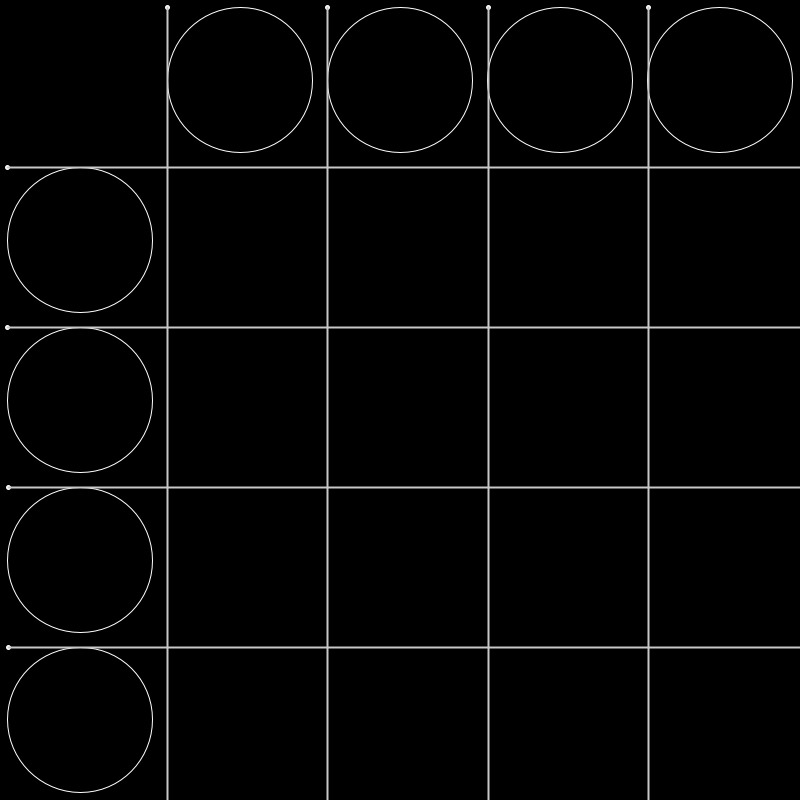
Frame 1 (no input)
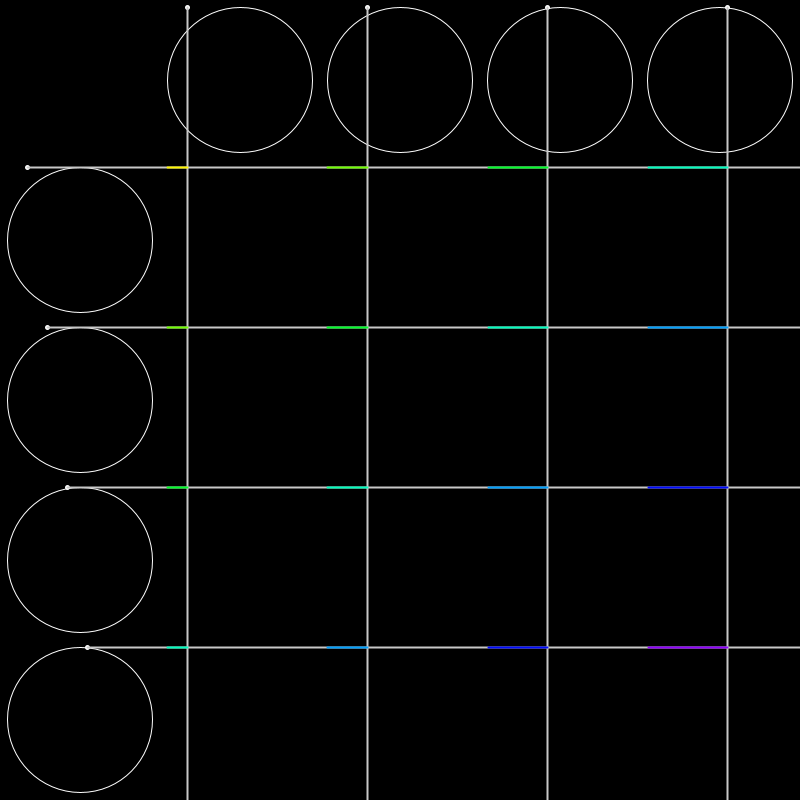
Frame 60 (the mouse pressed at the canvas centre just before this capture)
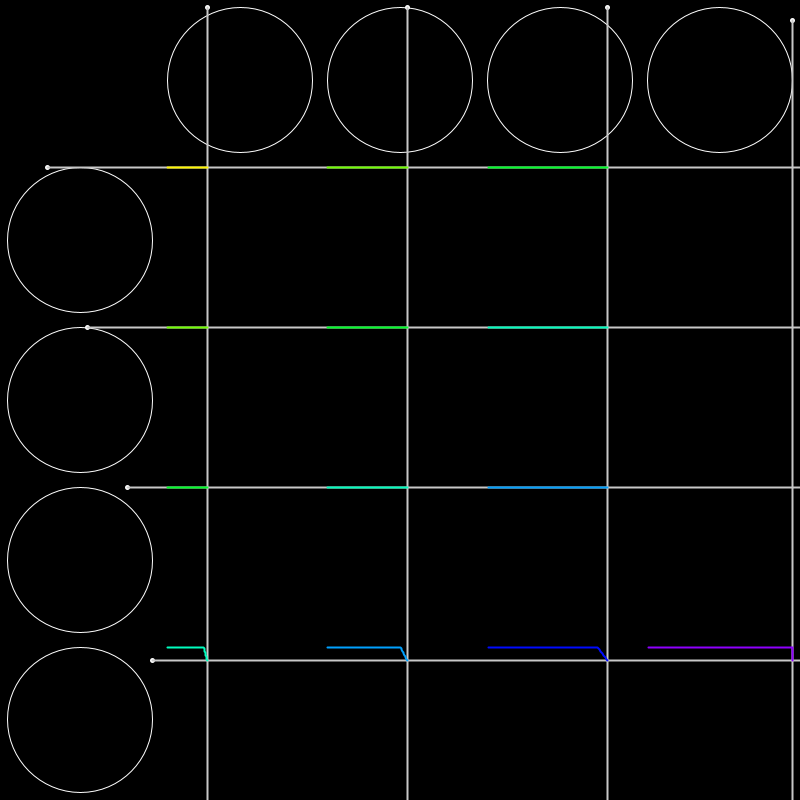
Frame 120 (the mouse held since frame 60 and released just before this capture)

The Processing sketch that drew these frames (run headless with seeded random() and noise(); from frame 60 on, the mouse is pressed at the canvas centre):

// Processing sketch: Lissajous_Curve_Table
// ── Lissajous_Curve_Table.pde
int amount=4;

float detail=3;

boolean showLines=true;

Curve[][] curves=new Curve[amount][amount];
Dot[] dots = new Dot[amount*2];

void setup() {
  size(800,800);
  
  colorMode(HSB);
  
  for(int i=0; i<amount; i++) {
    float radius=width/(amount+1)/2;
    float cxx=(radius*2)*(i+1.5);
    float cyy=radius;
    radius/=1.1;
    dots[i] = new Dot(cxx,cyy,i+1,radius);  
  }
  for(int i=amount; i<amount*2; i++) {
    float radius=height/(amount+1)/2;
    float cxx=radius;
    float cyy=(radius*2)*((i-amount)+1.5);
    radius/=1.1;
    dots[i] = new Dot(cxx,cyy,i-amount+1,radius);  
  }
  
  for(int i=0; i<amount; i++) {
    for(int o=0; o<amount; o++) {
      curves[i][o]=new Curve();
    }
  }
}

void draw() {
  background(0);
  for(int i=0; i<amount*2; i++) {
    dots[i].update();
    dots[i].dr();
    stroke(200);
    strokeWeight(2);
    if(showLines) {
      if(i<amount) {
        line(dots[i].x+dots[i].cx,dots[i].y+dots[i].cy,dots[i].x+dots[i].cx,height);  
      }
      else {
        line(dots[i].x+dots[i].cx,dots[i].y+dots[i].cy,width,dots[i].y+dots[i].cy);  
      }
    }
  }
  
  for(int i=0; i<amount; i++) {
    for(int o=0; o<amount; o++) {
      if(!(curves[i][o].path.contains(new PVector(dots[i].x+dots[i].cx,dots[o+amount].y+dots[o+amount].cy)))) {
        curves[i][o].setX(dots[i].x+dots[i].cx);
        curves[i][o].setY(dots[o+amount].y+dots[o+amount].cy);
        curves[i][o].addPoint();
        float h=((i+1)*(255/(amount+1))+(o+1)*(255/(amount+1)))/2-10;
        float s=255;
        float b=255;
        stroke(h,s,b);
        //stroke(255);
        curves[i][o].dr();
      }
    }
  }
}

class Curve {
  ArrayList<PVector> path;
  PVector current;
  Curve() {
    path=new ArrayList<PVector>();  
    current=new PVector();
  }
  
  void setX(float x) {
    current.x=x;  
  }
  
  void setY(float y) {
    current.y=y;  
  }
    
  void addPoint() {
    path.add(current);
    current=new PVector();
  }
  
  void dr() {
    strokeWeight(2);
    noFill();
    beginShape();
    for(PVector v: path) {
      vertex(v.x,v.y);   
    }
    endShape();
  }
}

class Dot {
  float cx;
  float cy;
  float s;
  float r;
  float d;
  float a=0;
  float x;
  float y;
  int mode=0;
  float i;
  Dot(float xx, float yy, float speed, float rad) {
    cx=xx;
    cy=yy;
    x=-rad;
    y=-rad;
    s=speed;
    r=rad;
    d=r*2;
  }
  void update() {
    i=s/detail;
    switch(mode) {
      case 0:
        x+=i;
        if(x>=r) {
          x=r;
          mode++;
        }
      break;
      case 1:
        y+=i;
        if(y>=r) {
          y=r;
          mode++;
        }
      break;
      case 2:
        x-=i;
        if(x<=-r) {
          x=-r;
          mode++;
        }
      break;
      case 3:
        y-=i;
        if(y<=-r) {
          y=-r;
          mode=0;
        }
      break;
    }
    a+=i;
  }
  void dr() {
    noFill();
    stroke(255);
    strokeWeight(1);
    ellipse(cx,cy,d,d);
    strokeWeight(5);
    point(cx+x,cy+y);
  }
}
